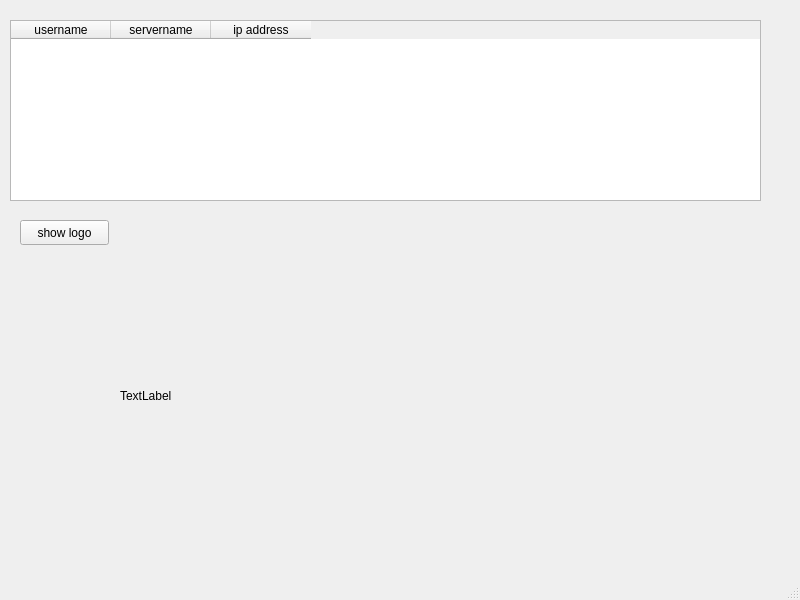
<?xml version="1.0" encoding="UTF-8"?>
<ui version="4.0">
 <class>MainWindow</class>
 <widget class="QMainWindow" name="MainWindow">
  <property name="geometry">
   <rect>
    <x>0</x>
    <y>0</y>
    <width>800</width>
    <height>600</height>
   </rect>
  </property>
  <property name="windowTitle">
   <string>MainWindow</string>
  </property>
  <widget class="QWidget" name="centralwidget">
   <widget class="QWidget" name="gridLayoutWidget">
    <property name="geometry">
     <rect>
      <x>10</x>
      <y>20</y>
      <width>751</width>
      <height>181</height>
     </rect>
    </property>
    <layout class="QGridLayout" name="table_gridLayout">
     <item row="0" column="0">
      <widget class="QTableWidget" name="server_tableWidget">
       <column>
        <property name="text">
         <string>username</string>
        </property>
       </column>
       <column>
        <property name="text">
         <string>servername</string>
        </property>
       </column>
       <column>
        <property name="text">
         <string>ip address</string>
        </property>
       </column>
      </widget>
     </item>
    </layout>
   </widget>
   <widget class="QPushButton" name="printlogo_pushButton">
    <property name="geometry">
     <rect>
      <x>20</x>
      <y>220</y>
      <width>89</width>
      <height>25</height>
     </rect>
    </property>
    <property name="text">
     <string>show logo</string>
    </property>
   </widget>
   <widget class="QWidget" name="gridLayoutWidget_2">
    <property name="geometry">
     <rect>
      <x>120</x>
      <y>280</y>
      <width>251</width>
      <height>231</height>
     </rect>
    </property>
    <layout class="QGridLayout" name="gridLayout">
     <item row="0" column="0">
      <widget class="QLabel" name="logo_label">
       <property name="text">
        <string>TextLabel</string>
       </property>
      </widget>
     </item>
    </layout>
   </widget>
  </widget>
  <widget class="QMenuBar" name="menubar">
   <property name="geometry">
    <rect>
     <x>0</x>
     <y>0</y>
     <width>800</width>
     <height>22</height>
    </rect>
   </property>
  </widget>
  <widget class="QStatusBar" name="statusbar"/>
 </widget>
 <resources/>
 <connections/>
</ui>
